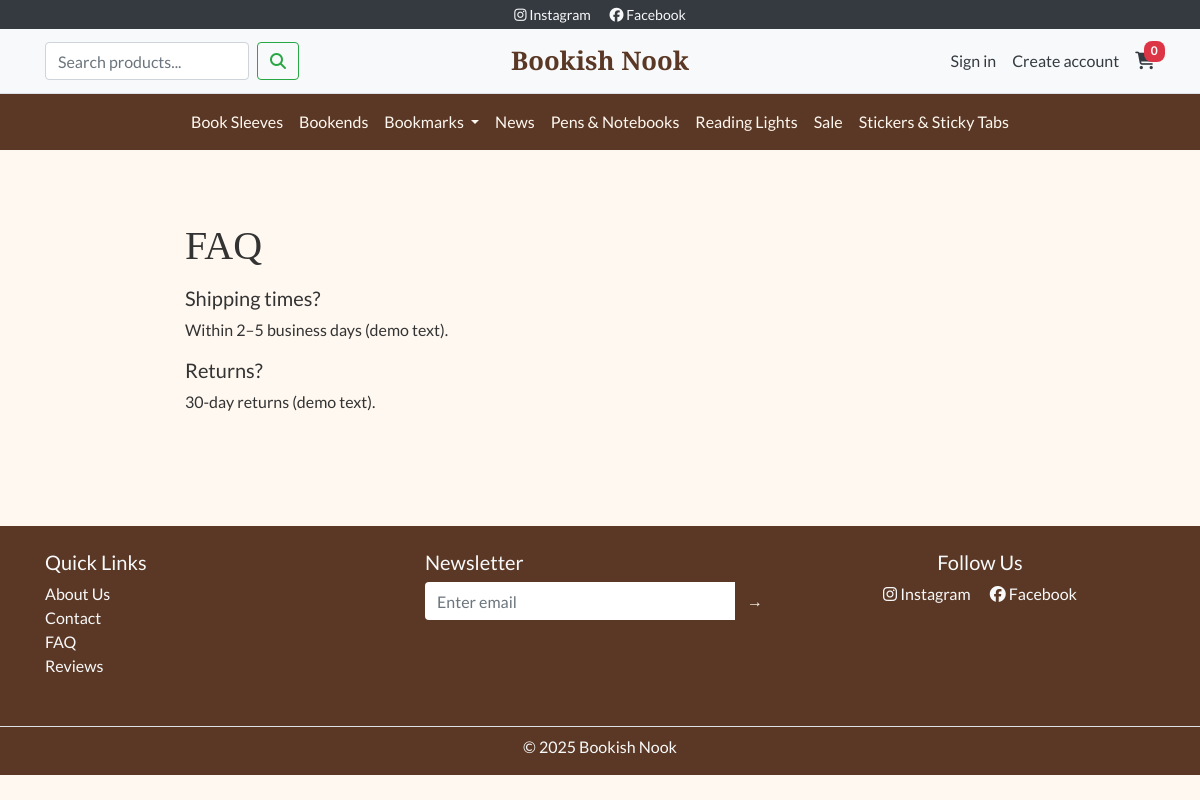
Screenshot of /faq/ with the database file from the repository.
### products/models.py (models this page shows, shortened)
class Category(models.Model):
    name = models.CharField(max_length=100)
    slug = models.SlugField(max_length=110, unique=False)
    parent = models.ForeignKey(
        "self", null=True, blank=True,
        related_name="children", on_delete=models.CASCADE
    )
    is_active = models.BooleanField(default=True)
    is_featured = models.BooleanField(default=False, help_text="Show on homepage")
    featured_order = models.PositiveIntegerField(default=0, help_text="Order on homepage (low first)")
    description = models.TextField(blank=True)
    image = models.ImageField(upload_to="category_images/", blank=True, null=True)
    class Meta:
        unique_together = ("parent", "slug")  # samma slug kan finnas under olika föräldrar
        ordering = ["parent__id", "name"]
    @property
    def slug_path(self):
        parts, c = [], self
        while c:
            parts.append(c.slug)
            c = c.parent
        return "/".join(reversed(parts))
    def get_absolute_url(self):
        return f"/products/category/{self.slug_path}/"

### home/views.py (the view)
# urls.py: path("faq/", views.faq, name="faq"),
def faq(request):
    return render(request, "home/faq.html")

### bookshop/context_processors.py (called while the page is built)
def cart_count(request):
    cart = request.session.get("cart", {})
    return {"cart_count": sum(cart.values())}

def nav_categories(request):
    roots = Category.objects.filter(parent__isnull=True, is_active=True).order_by("name")
    bookmarks = Category.objects.filter(slug="bookmarks", parent__isnull=True).first()
    return {
        "root_categories": roots,      # alla rotkategorier
        "bookmarks_cat": bookmarks,    # Bookmarks-objektet (rot)
    }
    return {"root_categories": roots}

### home/templates/home/faq.html
{% extends "base.html" %}
{% block content %}
<div class="container py-5" style="max-width:860px;">
  <h1 class="bn-section-title mb-3">FAQ</h1>
  <h5>Shipping times?</h5>
  <p>Within 2–5 business days (demo text).</p>
  <h5>Returns?</h5>
  <p>30-day returns (demo text).</p>
</div>
{% endblock %}

### templates/includes/header.html (shortened to what this page needs)
<div class="bg-dark text-light text-center py-1 small">
  <a href="https://www.instagram.com/" class="text-light mx-2" target="_blank" rel="noopener" aria-label="Link to Instagram (opens in new tab)">
    <i class="fab fa-instagram"></i> Instagram
  </a>
  <a href="https://www.facebook.com/" class="text-light mx-2" target="_blank" rel="noopener" aria-label="Link to Facebook (opens in new tab)">
    <i class="fab fa-facebook"></i> Facebook
  </a>
</div>
<nav class="navbar navbar-light bg-light border-bottom py-2">
  <div class="container navbar-grid">
    <div class="d-flex align-items-center">
      <form action="{% url 'products:list' %}" method="get" class="form-inline d-none d-lg-flex">
        <input class="form-control mr-2"
          type="search"
          name="q"
          placeholder="Search products..."
          aria-label="Search"
          value="{{ request.GET.q|default:'' }}">
        <button class="btn btn-outline-success" type="submit">
          <i class="fas fa-search"></i>
        </button>
      </form>
    </div>
    <a class="navbar-brand bn-title text-center mx-0" href="/">Bookish Nook</a>
    <div class="d-flex align-items-center justify-content-end">
      {% if request.user.is_authenticated %}
        <a href="{% url 'profiles:dashboard' %}" class="text-dark mr-3 d-none d-lg-inline" title="My Account">
          <i class="far fa-user"></i>
        </a>
        <a href="{% url 'account_logout' %}" class="text-dark mr-3 d-none d-lg-inline">Logout</a>
      {% else %}
        <a href="{% url 'account_login' %}?modal=1" class="text-dark mr-3 d-none d-lg-inline" data-auth-modal="login">Sign in</a>
        <a href="{% url 'account_signup' %}?modal=1" class="text-dark mr-3 d-none d-lg-inline" data-auth-modal="signup">Create account</a>
      {% endif %}
      <a href="{% url 'cart:view' %}" class="text-dark position-relative" title="Cart">
        <i class="fas fa-shopping-cart"></i>
        <span class="badge badge-pill badge-danger position-absolute" style="top:-8px; right:-10px;">
          {{ cart_count|default:0 }}
        </span>
      </a>
    </div>
  </div>
</nav>
<nav class="navbar navbar-expand-lg navbar-dark bn-brown">
  <div class="collapse navbar-collapse justify-content-center" id="mainNav">
  <ul class="navbar-nav bn-navbar">
  {% for root in root_categories %}
    {% if bookmarks_cat and root.id == bookmarks_cat.id %}
      <li class="nav-item dropdown">
        <a class="nav-link dropdown-toggle"
           href="{{ bookmarks_cat.get_absolute_url }}"
           id="navBookmarks"
           data-toggle="dropdown" aria-haspopup="true" aria-expanded="false">
          {{ bookmarks_cat.name }}
        </a>
      </li>
    {% else %}
      <li class="nav-item">
        <a class="nav-link" href="{{ root.get_absolute_url }}">{{ root.name }}</a>
      </li>
    {% endif %}
  {% endfor %}
  </ul>
  </div>
</nav>

### static/css/style.css (style rules this page uses)
body { font-family: 'Lato', sans-serif; color: #333333; background-color: #FFF8F0; }
h1, h2, h3, .bn-title, .bn-section-title { font-family: 'Playfair Display', serif; }
.bn-brown { background-color: #5A3825; }
.bn-title { font-size: 1.4rem; font-weight: 700; }
.navbar-grid { display: grid; grid-template-columns: 1fr auto 1fr; align-items: center; gap: .5rem; }
.navbar-light .navbar-brand.bn-title { color: #5A3825 !important; font-size: 1.6rem; font-weight: 700; }
.navbar .btn-link i, .navbar a i { font-size: 1.1rem; }
.navbar-dark .navbar-nav .nav-link { color: #FFF8F0; }
.navbar .container.navbar-grid { display: grid !important; grid-template-columns: 1fr auto 1fr; align-items: center; gap: .5rem; }
.navbar .container.navbar-grid .bn-title { justify-self: center; margin: 0; }
.badge { border-radius: .5rem; padding: .35em .6em; font-weight: 600; }
html, body { overflow-x: hidden; }

### rows the page displays
Category: name "Book Sleeves"
Category: name "Bookends"
Category: name "Bookmarks"
Category: name "News"
Category: name "Pens & Notebooks"
Category: name "Reading Lights"
Category: name "Sale"
Category: name "Stickers & Sticky Tabs"

### other values shown
{{ cart_count|default:0 }} "0"
